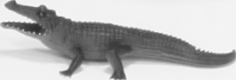
#> input picture notebooks/week_3/crocodile.png, 236 x 80 px
$ jupyter execute --allow-errors 'Exercise 1 - Template Matching.ipynb'
#> lines starting #> are read from the running program, lines starting #| are printed output that depends on the picture
# Template matching

[cell 1]
import cv2
from matplotlib import pyplot as plt

plt.gray()

The goal of template matching is to find the location of a template image in a larger image. Thus to perform template matching, or block matching, we initially need an image containing some feature (e.g. an object) to locate.
For this exercise we will be using one of the images of a playtable and for simplicity we will be focusing on single channel images (grayscale images).

[cell 2]
img = cv2.imread("playtable_left.png")

#> (the rest of this cell did not finish here and is left out)

The second thing we need is a template containing the features or object that we are interested in locating.

[cell 3]
template = cv2.imread('crocodile.png')
#> template is the input picture: shape (80, 236, 3); min 45, max 249, mean 185
# Though the template is saved as a single channel (grayscale) image, it is loaded as a 3 channel image with identical channels.
# Therefore we can just take any of the three channels
template = template[...,0]
#> template: shape (80, 236)
plt.imshow(template)

With both an image and a template, we can perform template matching to locate the crocodile in the large playtable image.

## Exercise 1.1
We will use a normalized cross correlation as a similarity metric defined [here](https://docs.opencv.org/2.4/doc/tutorials/imgproc/histograms/template_matching/template_matching.html#which-are-the-matching-methods-available-in-opencv).

#> (a cell that did not finish here is left out)

What does the above image tell us?

We can use the minMaxLoc() function to find the location which best matches our template and draw a rectangle around it.

#> (a cell that did not finish here is left out)

## Exercise 1.2
Use template matching to locate the orange bucket in the center-right side of `playtable_left.png`

[cell 6]
bucket = cv2.imread("bucket.png")
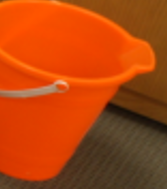
#> input picture notebooks/week_3/bucket.png, 167 x 189 px
#> bucket is the input picture: shape (189, 167, 3); mean B, G, R 13.7, 68.9, 178.1
bucket_gray = cv2.cvtColor(bucket, cv2.COLOR_RGB2GRAY)
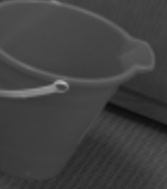
#> bucket_gray: shape (189, 167); min 12, max 180, mean 64.8
plt.imshow(bucket_gray)
